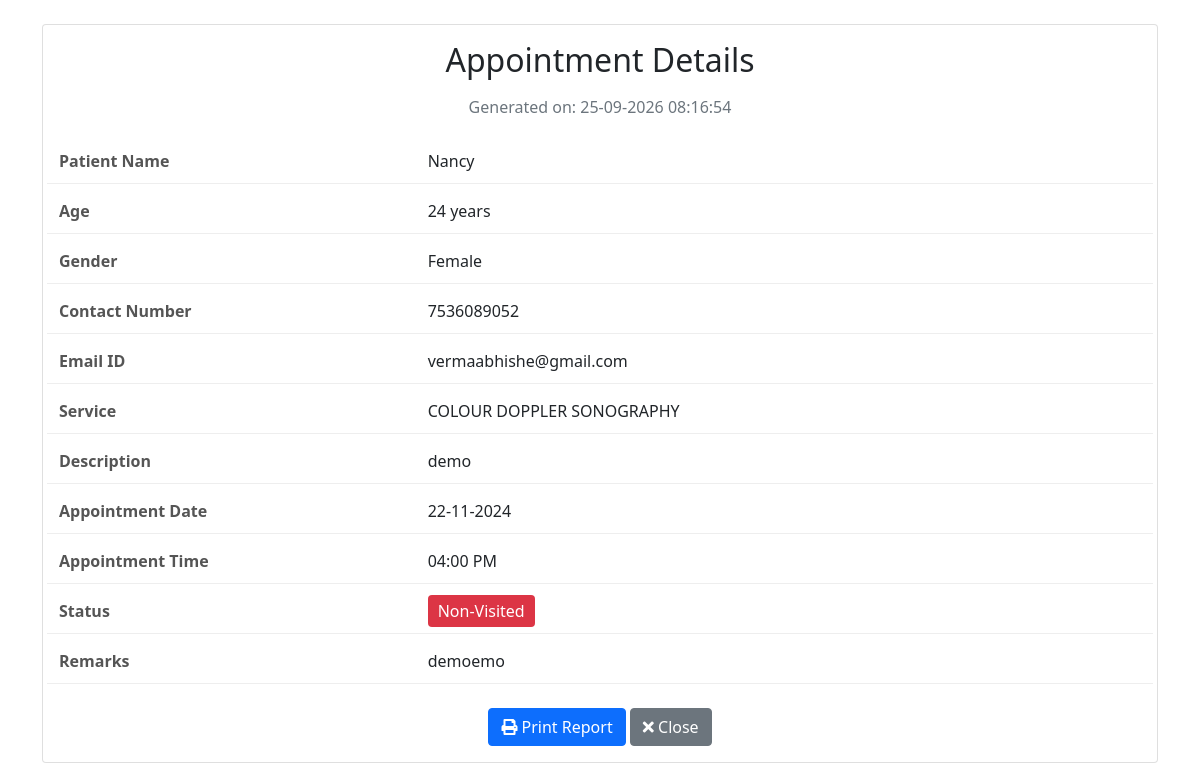
/view_appointment.php?id=2 (signed in), run on the app's committed database.
### tables this page shows
CREATE TABLE `appointments` (
  `id` int(11) NOT NULL,
  `patient_name` varchar(100) NOT NULL,
  `age` int(11) NOT NULL,
  `gender` varchar(10) NOT NULL,
  `contact_no` varchar(15) NOT NULL,
  `email_id` varchar(100) NOT NULL,
  `select_service` varchar(100) NOT NULL,
  `description` text DEFAULT NULL,
  `appointment_date` date NOT NULL,
  `appointment_time` varchar(10) NOT NULL,
  `remark` text DEFAULT NULL,
  `created_at` timestamp NOT NULL DEFAULT current_timestamp(),
  `status` enum('Visited','Non-Visited') DEFAULT 'Non-Visited'
);

### view_appointment.php (the view, shortened to what this page needs)
<?php
include 'db_connect.php';
$id = $_GET['id'];
$stmt = $conn->prepare("SELECT * FROM appointments WHERE id = ?");
$stmt->bind_param("i", $id);
$stmt->execute();
$result = $stmt->get_result();
$appointment = $result->fetch_assoc();
?>
<!DOCTYPE html>
<html lang="en">
<head>
    <link href="https://cdn.jsdelivr.net/npm/bootstrap@5.1.3/dist/css/bootstrap.min.css" rel="stylesheet">
    <link href="https://cdnjs.cloudflare.com/ajax/libs/font-awesome/5.15.4/css/all.min.css" rel="stylesheet">
</head>
<body>
    <div class="container mt-4">
        <div class="card">
            <div class="card-body">
                <div class="appointment-header">
                    <h2 class="mb-3">Appointment Details</h2>
                    <p class="text-muted">Generated on: <?php echo date('d-m-Y H:i:s'); ?></p>
                </div>
                <div class="appointment-details">
                    <div class="row detail-row">
                        <div class="col-md-4 label">Patient Name</div>
                        <div class="col-md-8"><?php echo $appointment['patient_name']; ?></div>
                    </div>
                    <div class="row detail-row">
                        <div class="col-md-4 label">Age</div>
                        <div class="col-md-8"><?php echo $appointment['age']; ?> years</div>
                    </div>
                    <div class="row detail-row">
                        <div class="col-md-4 label">Gender</div>
                        <div class="col-md-8"><?php echo $appointment['gender']; ?></div>
                    </div>
                    <div class="row detail-row">
                        <div class="col-md-4 label">Contact Number</div>
                        <div class="col-md-8"><?php echo $appointment['contact_no']; ?></div>
                    </div>
                    <div class="row detail-row">
                        <div class="col-md-4 label">Email ID</div>
                        <div class="col-md-8"><?php echo $appointment['email_id']; ?></div>
                    </div>
                    <div class="row detail-row">
                        <div class="col-md-4 label">Service</div>
                        <div class="col-md-8"><?php echo $appointment['select_service']; ?></div>
                    </div>
                    <div class="row detail-row">
                        <div class="col-md-4 label">Description</div>
                        <div class="col-md-8"><?php echo nl2br($appointment['description']); ?></div>
                    </div>
                    <div class="row detail-row">
                        <div class="col-md-4 label">Appointment Date</div>
                        <div class="col-md-8"><?php echo date('d-m-Y', strtotime($appointment['appointment_date'])); ?></div>
                    </div>
                    <div class="row detail-row">
                        <div class="col-md-4 label">Appointment Time</div>
                        <div class="col-md-8"><?php echo $appointment['appointment_time']; ?></div>
                    </div>
                    <div class="row detail-row">
                        <div class="col-md-4 label">Status</div>
                        <div class="col-md-8">
                            <span class="status-<?php echo strtolower($appointment['status']); ?>">
                                <?php echo $appointment['status']; ?>
                            </span>
                        </div>
                    </div>
                    <div class="row detail-row">
                        <div class="col-md-4 label">Remarks</div>
                        <div class="col-md-8"><?php echo nl2br($appointment['remark']); ?></div>
                    </div>
                </div>
                <div class="text-center mt-4 no-print">
                    <button onclick="window.print()" class="btn btn-primary">
                        <i class="fas fa-print"></i> Print Report
                    </button>
                    <button onclick="window.close()" class="btn btn-secondary">
                        <i class="fas fa-times"></i> Close
                    </button>
                </div>
            </div>
        </div>
    </div>
</body>
</html>

### view_appointment.php (style rules this page uses)
.appointment-header { text-align: center; margin-bottom: 30px; }
.appointment-details { margin-bottom: 20px; }
.detail-row { margin-bottom: 15px; border-bottom: 1px solid #eee; padding-bottom: 10px; }
.label { font-weight: bold; color: #555; }
.status-non-visited { color: white; background-color: #dc3545; padding: 5px 10px; border-radius: 4px; }

### data on the page
appointments: patient_name "Nancy", age "24", gender "Female", contact_no "7536089052", email "vermaabhishe@gmail.com", select_service "COLOUR DOPPLER SONOGRAPHY", description "demo", appointment_date "22-11-2024", appointment_time "04:00 PM", status "Non-Visited", remark "demoemo"
